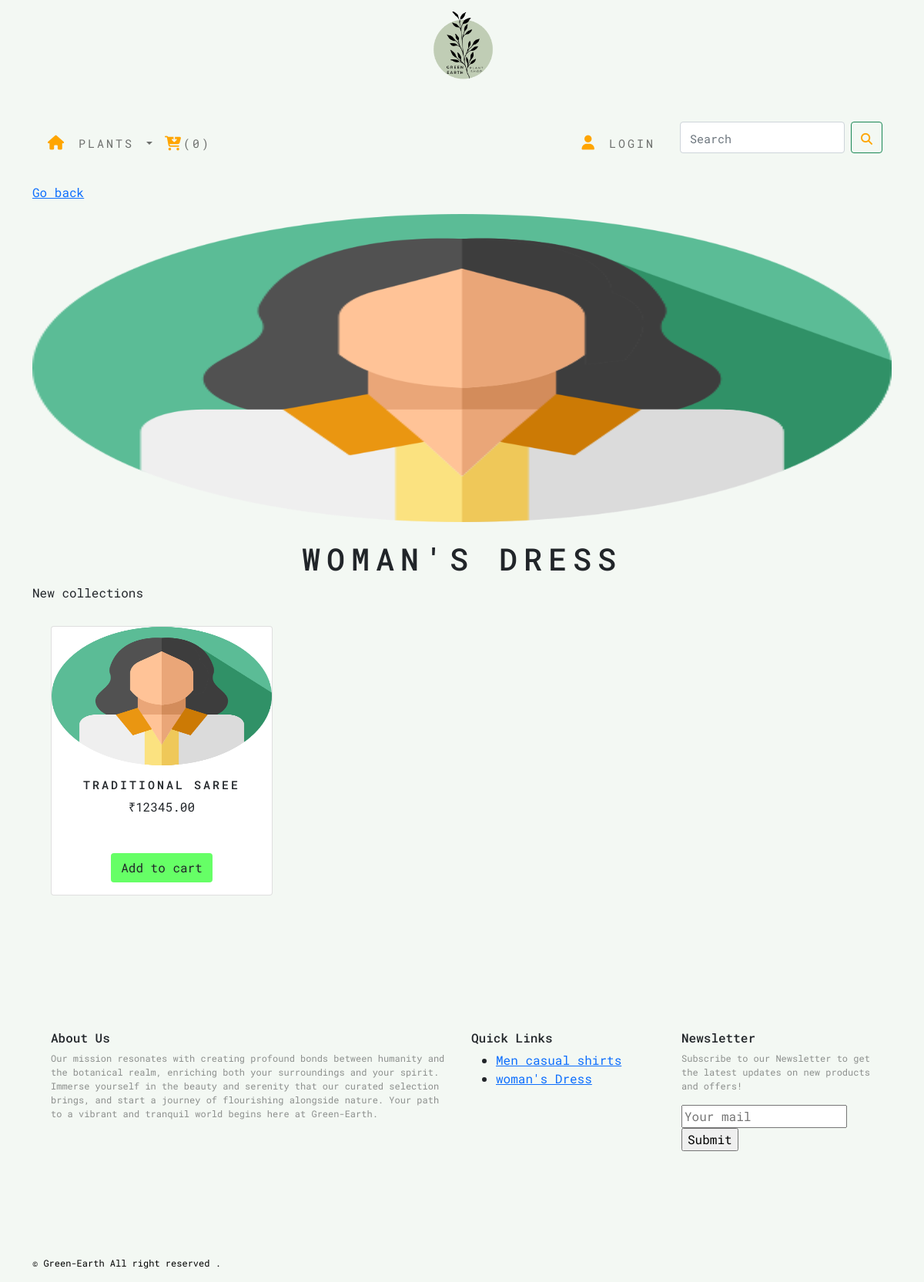
The app's page /shop/womans-dress/ with its own data.
### shop/models.py (models this page shows, shortened)
class Category(models.Model):
    name=models.CharField(max_length=250,unique=True)
    slug=models.SlugField(max_length=250,unique=True)
    description=models.TextField()
    image=models.ImageField(upload_to='category',blank=True)
    class Meta:
        ordering=('name',)
        verbose_name='category'
        verbose_name_plural='categories'
    def get_url(self):
        return reverse('shop:product_by_category',args=[self.slug])

class Products(models.Model):
    name=models.CharField(max_length=250,unique=True)
    slug=models.SlugField(max_length=250,unique=True)
    description=models.TextField(blank=True)
    price=models.DecimalField(max_digits=10,decimal_places=2)
    category=models.ForeignKey(Category,on_delete=models.CASCADE)
    image=models.ImageField(upload_to='product',blank=True)
    stock=models.IntegerField()
    available=models.BooleanField(default=True)
    created=models.DateTimeField(auto_now_add=True)
    updated=models.DateField(auto_now=True)
    class Meta:
        ordering = ('name',)
        verbose_name = 'product'
        verbose_name_plural = 'products'
    def get_url(self):
        return  reverse('shop:prodcatDetail',args=[self.category.slug,self.slug])

### shop/views.py (the view)
# urls.py: path('<slug:c_slug>/', views.allProdCat, name='product_by_category'),
def allProdCat(request,c_slug=None):
    c_page=None
    products_list=None
    categories = Category.objects.all() # edited
    if c_slug!=None:
        c_page=get_object_or_404(Category,slug=c_slug)
        products_list=Products.objects.all().filter(category=c_page,available=True)
    else:
        products_list=Products.objects.all().filter(available=True)
    paginator=Paginator(products_list,8)
    try:
        page=int(request.GET.get('page',1))
    except:
        page=1
    try:
        products = paginator.page(page)
    except (EmptyPage,InvalidPage):
        products = paginator.page(paginator.num_pages)
    return render(request,'category.html',{'category':c_page,'products':products,'categories': categories})

### cart/context_processors.py (called while the page is built)
def counter(request):
    item_count=0
    if 'admin' in request.path:
        return {}
    else:
        try:
            cart=Cart.objects.filter(cart_id=_cart_id(request))
            cart_items=CartItem.objects.all().filter(cart=cart[:1])
            for cart_item in cart_items:
                item_count += cart_item.quantity
        except Cart.DoesNotExist:
            item_count=0
    return dict(item_count=item_count)

### cart/views.py (called while the page is built)
def _cart_id(request):
    cart=request.session.session_key
    if not cart:
        cart=request.session.create()
    return cart

### shop/context_processors.py (called while the page is built)
def menu_links(request):
    links=Category.objects.all()
    return dict(links=links)

### template/category.html (shortened to what this page needs)
{% extends 'base.html' %}
{% load static %}
{% block content %}
    {% if category %}
            <div class="row product_row">
                <div class="mx-auto">
                    <p>
                        <a href="{% url 'shop:allProdCat' %}">Go back</a>
                    </p>
                </div>
            </div>
    {% endif %}
    <div class="mx-auto">
        {% if category %}
            <img class="category_img" src="{{ category.image.url }}" alt="{{category.name}}">
    </div>
    <br>
    <div>
        <h1 class="text-center custom_title">{{category.name}}</h1>
        <p class="text-justify">{{category.description}}</p>
    </div>
        {% endif %}
<div class="container" >
    <div class="row mx-auto">
        {% for product in products.object_list %}
            <div class="custom_margin col-9 col-sm-6 col-md-4 col-lg-3">
                <div class="card text-center" style="min-width: 18rem;height:350px;">
                    <a href="{{product.get_url}}"><img class=" card-img-top" src="{{ product.image.url }}" alt="{{product.name}}" style="height:180px;"></a>
                        <div class="card-body d-flex flex-column">
                            <h3>{{product.name}}</h3>
                            <p>₹{{product.price}}</p>
                                <div class="mt-auto">
                                    {% if product.stock > 0 %}
                                    <a href="{% url 'cart:add_cart' product.id%}" class="btn" style="background-color:#66FF66">Add to cart</a>
                                    {% endif %}
                                </div>
                        </div>
                </div>
            </div>
             {% endfor %}
    </div>
        <br></div>
{% endblock %}

### template/footer.html
<footer class="footer navbar-fixed-bottom ">
    <div class="container">
      <div class="row mx-auto">
        <div class="col-6"><h6>About Us</h6>
          <p>Our mission resonates with creating profound bonds between humanity and the botanical realm, enriching both your surroundings and your spirit. Immerse yourself in the beauty and serenity that our curated selection brings, and start a journey of flourishing alongside nature. Your path to a vibrant and tranquil world begins here at Green-Earth.</p>
        </div>
        <div class="col" ><h6>Quick Links</h6>
           <ul> {% for cat in links %}
            <li><a href="{{cat.get_url}}">{{cat.name}}</a></li>
               {% endfor %}
           </ul>
        </div>
         <div class="col" ><h6>Newsletter</h6>
           <p>Subscribe to our Newsletter to get the latest updates on new products and offers!</p>
           <input type="text" placeholder="Your mail">
           <input type="submit">
         </div>
        </div>
      </div>
      <div class="footer navbar-fixed-bottom  custom_footer" >
  <p>
    &copy; Green-Earth All right reserved .
  </p>
</div>
</footer>

### static/css/custom.css (style rules this page uses)
body { font-family: 'Roboto Mono', monospace; background-color:rgb(208, 248, 204 ); }
.product_row { padding-top:15px; }
.category_img { height:400px; width:100%; }
.custom_title { letter-spacing:0.2em; text-transform: uppercase; }
.custom_margin { padding-top:15px; padding-bottom:15px; }
.card-body h3 { letter-spacing:0.2em; font-size:15px; text-transform: uppercase; }
.footer { display: block; position: relative; padding-top: 136px; height:auto; width:100%; }
.footer p { font-size:12px; color:rgb(140, 143, 141); }
.custom_footer p { color:black; }

### records on screen
Category: image (picture), name "WOMAN'S DRESS", description "New collections", name "woman's Dress"
Products: image (picture), name "TRADITIONAL SAREE", price "12345.00", stock "Add to cart"
Category: name "Men casual shirts"

### other values on screen
{{ item_count }} "0"
